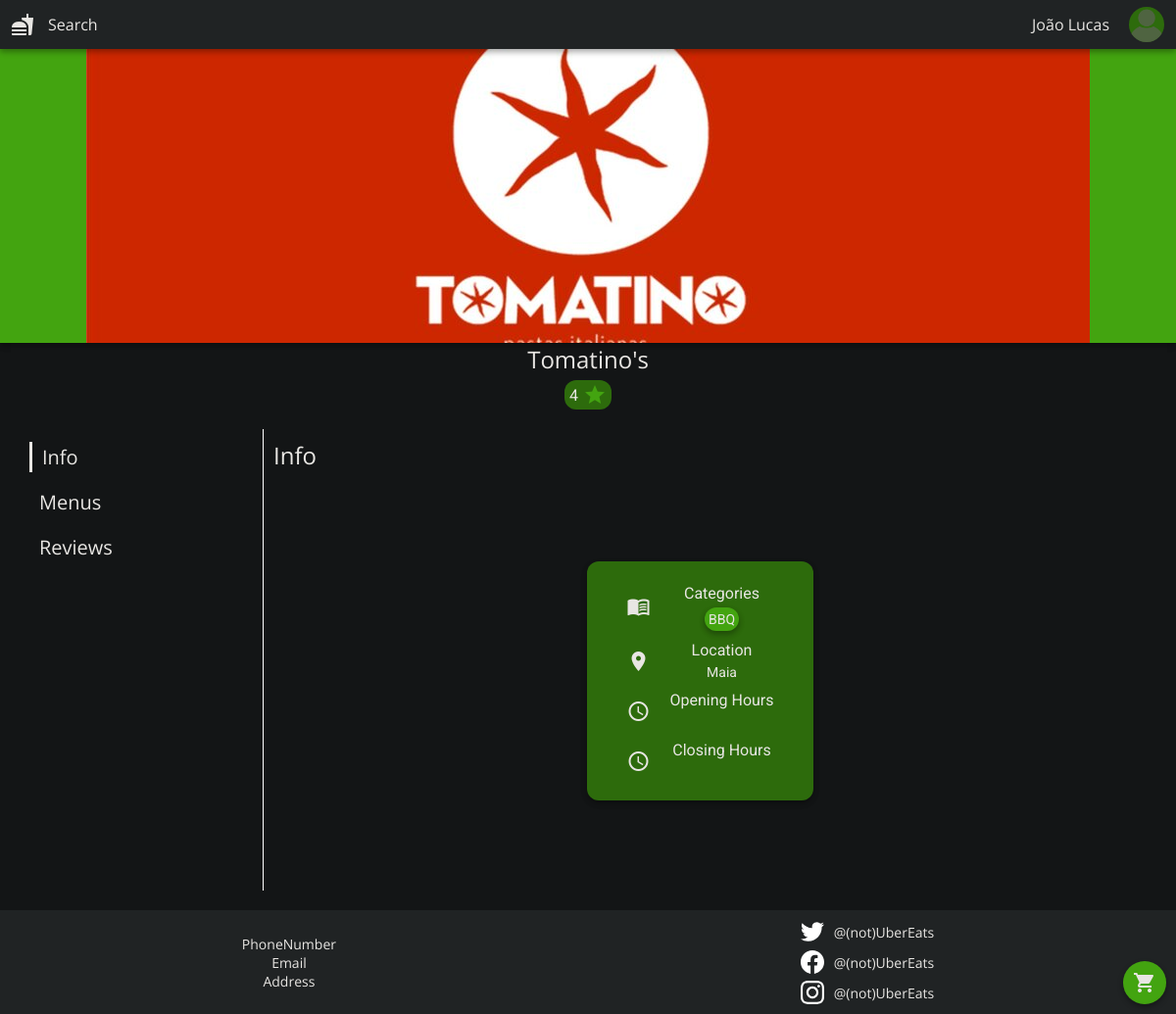
/pages/restaurant_profile.php?id=3 (signed in), run on the app's committed database.
### tables this page shows
CREATE TABLE User(
    userID              INTEGER,
    username            VARCHAR(255) NOT NULL,
    email               VARCHAR(255) UNIQUE NOT NULL,
    password            VARCHAR(255) NOT NULL,
    address             TEXT,
    phoneNum            INTEGER,
    CONSTRAINT userPK PRIMARY KEY (userID),
    CONSTRAINT validEmail CHECK (email LIKE "%@%.%")
);

CREATE TABLE Restaurant(
    restaurantID        INTEGER,
    name                VARCHAR(255) NOT NULL,
    location            VARCHAR(255) NOT NULL,
    opening_time        TEXT,
    closing_time        TEXT,
    CONSTRAINT restaurantPK PRIMARY KEY (restaurantID)
);

### php/user.php (called while the page is built, shortened)
<?php
require_once("dish.php");
require_once("restaurant.php");
class User
{
  public function __construct($userID, $username, $email, $address, $phoneNum) {
    $this->username = $username;
  }
  static function getUser(PDO $db, int $id): User
  {
    $stmt = $db->prepare('
      SELECT userID, username, email, address, phoneNum
      FROM User
      WHERE userID = ?
    ');
    $stmt->execute(array($id));
    $user = $stmt->fetch();
    return new User(
      $user['userID'],
      $user['username'],
      $user['email'],
      $user['address'],
      $user['phoneNum']
    );
  }
}

### php/restaurant.php (called while the page is built, shortened)
<?php
class Restaurant {
    public function __construct(?int $restaurantID, ?string $name, ?string $location, ?string $opening_time, ?string $closing_time) {
        $this->restaurantID = $restaurantID;
        $this->name = $name;
        $this->location = $location;
    }
    static function getRestaurant(PDO $db, int $restaurantID) : Restaurant {
        $stmt = $db->prepare('SELECT * FROM Restaurant WHERE restaurantID = ?');
        $stmt->execute(array($restaurantID));
        $restaurant= $stmt->fetch();
        return new Restaurant(
            $restaurant['restaurantID'],
            $restaurant['name'],
            $restaurant['location'],
            $restaurant['opening_time'],
            $restaurant['closing_time']
        );
    }
}
?>

### templates/restaurant_profile.tpl.php (the view, shortened to what this page needs)
<?php function restaurantProfileTop(Restaurant $restaurant)
{ ?>
    <div id="profile-top">
        <?php
            $check = glob("../images/rest_images/rest{$restaurant->restaurantID}.*");
            if (empty($check)) $existent_pic = "";
            else $existent_pic = $check[0];
        ?>
        <div id="banner" style="background-image: url(<?= $existent_pic ?>)"class="shadow-nohov"></div>
        <div id="tabs-container">
            <p class="h5"><?= $restaurant->name; ?></p>
            <div><p id="profile-top-rating" class="body1 dark-bg rating"><?php
                if (isset($restaurant->rating)) {
                    echo $restaurant->rating;
                } else {
                    echo "N/A";
                }?><span class="material-icons"  style="color:var(--dark-main-highlight);">star</span></p></div>
        </div>
    </div>
<?php } ?>
<?php function restaurantProfileBottom(array $tabs, int $scrollVal, Restaurant $restaurant, bool $is_owner){
?>
    <div id="profile-bottom">
        <div id="content-wrapper">
            <section id="tabs" class="h6">
                <p class="current-tab" id="tab-0" onclick="snapContent(event, 0, 'bottom-content', 'vertical')"><?php echo $tabs[0]; ?></p>
                <?php for ($i = 1; $i < count($tabs); $i++) { ?>
                    <p class="" id="tab-<?php echo $i; ?>" onclick="snapContent(event, <?php $scroll = intval($scrollVal) * $i; echo $scroll; ?>, 'bottom-content', 'vertical')"><?php echo $tabs[$i]; ?></p>
                <?php } ?>
            </section>
            <div id="bottom-content">
                <section id="info">
                    <div class="bottom-content-top">
                        <p class="h5">Info</p>
                    </div>
                    <div id="personal-info-wrapper" class="shadow-nohov">
                            <div class="personal-info">
                                <span class="material-icons md-24 dark-bg">menu_book</span>
                                <p class="body1">Categories</p>
                                <div class="profile-info-categories body2">
                                    <?php
                                    foreach ($restaurant->categories as $category) {?>
                                        <a class="shadow-nohov"><?= $category; ?></a>
                                    <?php } ?>
                                </div>
                            </div>
                            <div class="personal-info">
                                <span class="material-icons md-24 dark-bg">place</span>
                                <p class="body1">Location</p>
                                <p class="body2"><?= $restaurant->location; ?></p>
                            </div>
                            <div class="personal-info">
                                <span class="material-icons md-24 dark-bg">schedule</span>
                                <p class="body1">Opening Hours</p>
                            </div>
                            <div class="personal-info">
                                <span class="material-icons md-24 dark-bg">schedule</span>
                                <p class="body1">Closing Hours</p>
                            </div>
                        </div>
                </section>
            </div>
        </div>
    </div>
<?php } ?>
<?php
function drawFAB()
{ ?>
    <div id="fab-wrapper" class="shadow-nohov">
        <span class="material-icons dark-bg" id="fab" onclick="showCheckout()">shopping_cart</span>
    </div>
<?php } ?>

### templates/commons.php (shortened to what this page needs)
<?php
require_once '../php/user.php';
?>
<?php function drawTop(array $styles, array $scripts)
{ ?>
    <!DOCTYPE html>
    <html lang="en">
    <head>
        <?php
        foreach ($styles as $style) {
        ?>
            <link href="../styles/<?php echo $style; ?>.css" rel="stylesheet">
        <?php } ?>
    </head>
    <body style="overflow: scroll;">
    <?php drawNavbar(); ?>
    <main>
<?php } ?>
<?php function drawNavbar()
{
if (isset($_SESSION['id'])) {
    $db = getDatabase();
    $user = User::getUser($db, $_SESSION['id']);
} ?>
    <header class="nav shadow-nohov">
        <ul class="nav" id="nav-left">
            <li><span onclick="window.location.href = 'index.php';" class="material-icons">fastfood</span></li>
            <li><a class="subtitle1" href="search.php">Search</a></li>
        </ul>
        <ul class="nav" id="nav-right">
            <?php if (!isset($_SESSION['id'])) { ?>
            <li><a class="subtitle1 pointer" id="nav-right-login" onclick="showLogin()">Login</a></li>
            <li><a class="subtitle1 pointer" id="nav-right-signup" onclick="showSignup()">Sign-Up</a></li>
            <?php } else { ?>
            <li class="dropdown"><a class="subtitle1"><?php echo $user->username; ?></a></li>
            <?php
                $check = glob("../images/user_images/user{$_SESSION['id']}.*");
                if (empty($check)) $existent_pic = "../images/user_placeholder.png";
                else $existent_pic = $check[0];
            ?>
            <li class="dropdown"><img alt="User profile picture" class="nav-pfp" src=<?= $existent_pic ?>></li>
            <?php } ?>
        </ul>
    </header>
<?php } ?>
<?php function drawFooter()
{ ?>
</main>
<footer>
    <section class="contacts">
        <ul>
            <li class="subtitle2">PhoneNumber</li>
            <li class="subtitle2">Email</li>
            <li class="subtitle2">Address</li>
        </ul>
    </section>
    <section class="socials">
        <a class="subtitle2">
            <img alt="Twitter" src="../images/twitter.svg" width="24px">
            @(not)UberEats
        </a>
        <a class="subtitle2">
            <img alt="Facebook" src="../images/facebook.svg" width="24px">
            @(not)UberEats
        </a>
        <a class="subtitle2">
            <img alt="Instagram" src="../images/instagram.svg" width="24px">
            @(not)UberEats
        </a>
    </section>
</footer>
</body>
</html>
<?php } ?>

### styles/commons.css (style rules this page uses)
:root { --main-highlight: #52ec3bff; --sub-highlight: #a6f49aff; --black: #000000ff; --grey: rgb(205, 205, 205); --onyx: #2d3133ff; --sonic-silver: #77797aff; --silver: #c0c0c0ff; --dark-off-white: #f1f1f1ff; --white: #ffffffff; --dark-main-highlight: #43a410; --dark-sub-highlight: #2d6b0c; --dark-text: #e8e6e3; --dark-onyx: #7c7366; --dark-off-white: #202324; --dark-background: #131516; --dark-red:#812525; }
* { padding: 0px; margin: 0px; box-sizing: border-box; user-select: none; }
html, body { height: 100%; }
html { background-color: var(--dark-background); }
main { width: 100%; min-height: 100%; }
a { user-select: none; text-decoration: none; color: var(--dark-text); }
article, button, li, h1, h2, h3, h4, h5, h6, p, a, a:visited { color: var(--dark-text); }
ul { list-style: none; }
.nav, .nav-hamburger { display: flex; flex-direction: row; align-items: center; list-style: none; width: 100%; padding: 2px; position: fixed; top: 0; background-color: var(--dark-off-white); z-index: 999999999; }
#nav-left { position: relative; display: flex; float: left; width: 50%; justify-content: flex-start; }
#nav-left span { padding: 7px; border-radius: 50%; transition: all 0.2s ease-in-out; }
#nav-left a { padding: 7px; border-radius: 12px; transition: all 0.2s ease-in-out; }
#nav-right { position: relative; display: flex; float: right; gap: 10px; width: 50%; justify-content: flex-end; }
#nav-right>* { display: flex; z-index: 9999; }
#nav-right:last-child { padding-right: 10px; }
.nav a { padding: 10px; }
.nav-pfp { width: 36px; height: 36px; object-fit: cover; background-color: var(--dark-sub-highlight); border-radius: 50%; }
footer { display: flex; flex-wrap: wrap; align-content: center; align-items: center; flex-direction: row; justify-content: space-around; background-color: var(--dark-off-white); padding: 10px 10px; }
footer ul { display: flex; flex-direction: column; align-items: center; }
.socials { display: flex; flex-direction: column; align-items: center; }
.socials>a { display: flex; align-items: center; margin-top: 7px; }
.socials>a:first-child { margin-top: 0px; }
.socials>a>img { margin-right: 10px; width: 24px; }
.h5 { font-family: "Open Sans"; font-size: 1.5em; }
.h6 { font-family: "Open Sans"; font-size: 1.25em; }
.body1 { font-family: "Roboto"; font-size: 1em; }
.body2 { font-family: "Roboto"; font-size: 0.875em; }
.subtitle1 { font-family: "Open Sans"; font-size: 1em; }
.subtitle2 { font-family: "Open Sans"; font-size: 0.875em; }
.dark-bg { color: var(--dark-text); }
.material-icons.md-24 { font-size: 24px; }
.shadow, .shadow-nohov { box-shadow: 0 3px 6px rgba(0, 0, 0, 0.12), 0 3px 6px rgba(0, 0, 0, 0.24); transition: all 0.3s cubic-bezier(.25, .8, .25, 1); }

### styles/search.css (style rules this page uses)
.rating { display: flex; align-items: center; width: fit-content; padding: 3px; padding-inline: 5px; border-radius: 12px; background-color: var(--dark-sub-highlight); }

### data on the page
user: username "João Lucas"
restaurant: name "Tomatino's", location "Maia"

### other printed values
$restaurant->rating "4"
$tabs[0] "Info"
$tabs[$i] "Menus"
$tabs[$i] "Reviews"
$category "BBQ"
